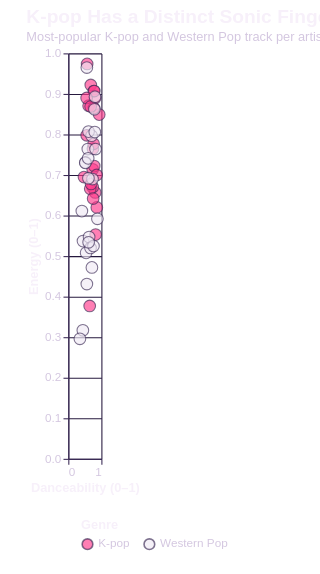

Vega-Lite specification for this chart:
### Vega-Lite specification from a JSON file in a GitHub repository (floating-point values rounded to 4 significant figures)
{"title": {"text": "K-pop Has a Distinct Sonic Fingerprint", "subtitle": "Most-popular K-pop and Western Pop track per artist (top 25 artists each, Spotify Kaggle dataset).", "anchor": "start", "fontSize": 18, "subtitleFontSize": 12, "subtitleColor": "#d4c7e0"}, "width": "container", "height": 380, "autosize": {"type": "fit-x", "contains": "padding"}, "config": {"view": {"stroke": null}, "axis": {"labelFontSize": 11, "titleFontSize": 12, "labelColor": "#d4c7e0", "titleColor": "#f7f0fa", "tickColor": "#3a2a55", "domainColor": "#3a2a55", "gridColor": "#26193e"}, "legend": {"orient": "bottom", "titleFontSize": 12, "labelFontSize": 11, "padding": 12, "offset": 12, "columns": 0, "labelColor": "#d4c7e0", "titleColor": "#f7f0fa"}, "background": "transparent", "title": {"color": "#f7f0fa", "subtitleColor": "#d4c7e0"}, "header": {"labelColor": "#f0e9f5", "titleColor": "#f0e9f5", "labelFontSize": 13, "labelFontWeight": "bold"}}, "data": {"values": [{"track": "After LIKE", "artist": "IVE", "popularity": 88, "duration_s": 177.0, "danceability": 0.68, "energy": 0.922, "valence": 0.799, "acousticness": 0.103, "speechiness": 0.121, "tempo": 125.0, "genre": "K-pop"}, {"track": "Shut Down", "artist": "BLACKPINK", "popularity": 87, "duration_s": 175.9, "danceability": 0.813, "energy": 0.657, "valence": 0.651, "acousticness": 0.00269, "speechiness": 0.0372, "tempo": 110.1, "genre": "K-pop"}, {"track": "Talk that Talk", "artist": "TWICE", "popularity": 86, "duration_s": 177.5, "danceability": 0.772, "energy": 0.907, "valence": 0.783, "acousticness": 0.136, "speechiness": 0.124, "tempo": 120.0, "genre": "K-pop"}, {"track": "Dynamite", "artist": "BTS", "popularity": 85, "duration_s": 199.1, "danceability": 0.746, "energy": 0.765, "valence": 0.737, "acousticness": 0.0112, "speechiness": 0.0993, "tempo": 114.0, "genre": "K-pop"}, {"track": "Rush Hour (Feat. j-hope of BTS)", "artist": "Crush", "popularity": 83, "duration_s": 177.3, "danceability": 0.738, "energy": 0.714, "valence": 0.74, "acousticness": 0.157, "speechiness": 0.249, "tempo": 95.03, "genre": "K-pop"}, {"track": "FEARLESS", "artist": "LE SSERAFIM", "popularity": 83, "duration_s": 168.4, "danceability": 0.863, "energy": 0.62, "valence": 0.432, "acousticness": 0.0508, "speechiness": 0.135, "tempo": 104.0, "genre": "K-pop"}, {"track": "CASE 143", "artist": "Stray Kids", "popularity": 82, "duration_s": 192.0, "danceability": 0.812, "energy": 0.89, "valence": 0.69, "acousticness": 0.0961, "speechiness": 0.209, "tempo": 100.0, "genre": "K-pop"}, {"track": "DICE", "artist": "NMIXX", "popularity": 82, "duration_s": 165.7, "danceability": 0.556, "energy": 0.798, "valence": 0.628, "acousticness": 0.0848, "speechiness": 0.254, "tempo": 131.1, "genre": "K-pop"}, {"track": "HOT", "artist": "SEVENTEEN", "popularity": 80, "duration_s": 197.6, "danceability": 0.765, "energy": 0.777, "valence": 0.64, "acousticness": 0.0539, "speechiness": 0.0399, "tempo": 111.9, "genre": "K-pop"}, {"track": "FOREVER 1", "artist": "Girls' Generation", "popularity": 79, "duration_s": 202.5, "danceability": 0.615, "energy": 0.871, "valence": 0.297, "acousticness": 0.0427, "speechiness": 0.0516, "tempo": 123.9, "genre": "K-pop"}, {"track": "MONEY", "artist": "LISA", "popularity": 78, "duration_s": 168.2, "danceability": 0.826, "energy": 0.553, "valence": 0.4, "acousticness": 0.163, "speechiness": 0.234, "tempo": 140.0, "genre": "K-pop"}, {"track": "Polaroid Love", "artist": "ENHYPEN", "popularity": 78, "duration_s": 184.6, "danceability": 0.738, "energy": 0.67, "valence": 0.651, "acousticness": 0.458, "speechiness": 0.0439, "tempo": 138.1, "genre": "K-pop"}, {"track": "Good Boy Gone Bad", "artist": "TOMORROW X TOGETHER", "popularity": 78, "duration_s": 191.0, "danceability": 0.475, "energy": 0.695, "valence": 0.552, "acousticness": 0.0159, "speechiness": 0.102, "tempo": 100.0, "genre": "K-pop"}, {"track": "SNEAKERS", "artist": "ITZY", "popularity": 78, "duration_s": 179.5, "danceability": 0.935, "energy": 0.849, "valence": 0.551, "acousticness": 0.0192, "speechiness": 0.0779, "tempo": 120.0, "genre": "K-pop"}, {"track": "New thing (Prod. ZICO) (Feat. Homies)", "artist": "ZICO", "popularity": 78, "duration_s": 147.4, "danceability": 0.775, "energy": 0.865, "valence": 0.663, "acousticness": 0.0453, "speechiness": 0.307, "tempo": 175.1, "genre": "K-pop"}, {"track": "Girls", "artist": "aespa", "popularity": 78, "duration_s": 240.4, "danceability": 0.57, "energy": 0.974, "valence": 0.65, "acousticness": 0.115, "speechiness": 0.325, "tempo": 172.0, "genre": "K-pop"}, {"track": "MORE", "artist": "j-hope", "popularity": 77, "duration_s": 180.0, "danceability": 0.783, "energy": 0.722, "valence": 0.306, "acousticness": 0.00537, "speechiness": 0.0357, "tempo": 97.03, "genre": "K-pop"}, {"track": "Psycho", "artist": "Red Velvet", "popularity": 75, "duration_s": 210.6, "danceability": 0.664, "energy": 0.666, "valence": 0.405, "acousticness": 0.193, "speechiness": 0.0446, "tempo": 140.0, "genre": "K-pop"}, {"track": "Love Shot", "artist": "EXO", "popularity": 74, "duration_s": 200.3, "danceability": 0.689, "energy": 0.678, "valence": 0.335, "acousticness": 0.0702, "speechiness": 0.119, "tempo": 145.9, "genre": "K-pop"}, {"track": "WA DA DA", "artist": "Kep1er", "popularity": 74, "duration_s": 183.7, "danceability": 0.785, "energy": 0.907, "valence": 0.685, "acousticness": 0.00122, "speechiness": 0.0938, "tempo": 126.0, "genre": "K-pop"}, {"track": "Guerrilla", "artist": "ATEEZ", "popularity": 74, "duration_s": 207.9, "danceability": 0.555, "energy": 0.89, "valence": 0.581, "acousticness": 0.00399, "speechiness": 0.132, "tempo": 182.0, "genre": "K-pop"}, {"track": "SOLO", "artist": "JENNIE", "popularity": 73, "duration_s": 169.6, "danceability": 0.752, "energy": 0.642, "valence": 0.388, "acousticness": 0.0861, "speechiness": 0.0869, "tempo": 95.04, "genre": "K-pop"}, {"track": "eight(Prod.&Feat. SUGA of BTS)", "artist": "IU", "popularity": 73, "duration_s": 167.6, "danceability": 0.676, "energy": 0.869, "valence": 0.594, "acousticness": 0.115, "speechiness": 0.0423, "tempo": 120.0, "genre": "K-pop"}, {"track": "Beatbox", "artist": "NCT DREAM", "popularity": 73, "duration_s": 205.1, "danceability": 0.857, "energy": 0.7, "valence": 0.773, "acousticness": 0.0411, "speechiness": 0.074, "tempo": 94.0, "genre": "K-pop"}, {"track": "Gone", "artist": "ROSÉ", "popularity": 72, "duration_s": 207.2, "danceability": 0.647, "energy": 0.377, "valence": 0.653, "acousticness": 0.594, "speechiness": 0.0375, "tempo": 79.94, "genre": "K-pop"}, {"track": "Unholy (feat. Kim Petras)", "artist": "Sam Smith", "popularity": 100, "duration_s": 156.9, "danceability": 0.714, "energy": 0.472, "valence": 0.238, "acousticness": 0.013, "speechiness": 0.0864, "tempo": 131.1, "genre": "Western Pop"}, {"track": "I'm Good (Blue)", "artist": "David Guetta", "popularity": 98, "duration_s": 175.2, "danceability": 0.561, "energy": 0.965, "valence": 0.304, "acousticness": 0.00383, "speechiness": 0.0343, "tempo": 128.0, "genre": "Western Pop"}, {"track": "Under The Influence", "artist": "Chris Brown", "popularity": 96, "duration_s": 184.6, "danceability": 0.733, "energy": 0.69, "valence": 0.31, "acousticness": 0.0635, "speechiness": 0.0427, "tempo": 117.0, "genre": "Western Pop"}, {"track": "I Ain't Worried", "artist": "OneRepublic", "popularity": 96, "duration_s": 148.5, "danceability": 0.704, "energy": 0.797, "valence": 0.825, "acousticness": 0.0826, "speechiness": 0.0475, "tempo": 140.0, "genre": "Western Pop"}, {"track": "As It Was", "artist": "Harry Styles", "popularity": 95, "duration_s": 167.3, "danceability": 0.52, "energy": 0.731, "valence": 0.662, "acousticness": 0.342, "speechiness": 0.0557, "tempo": 173.9, "genre": "Western Pop"}, {"track": "Glimpse of Us", "artist": "Joji", "popularity": 94, "duration_s": 233.5, "danceability": 0.44, "energy": 0.317, "valence": 0.268, "acousticness": 0.891, "speechiness": 0.0531, "tempo": 169.9, "genre": "Western Pop"}, {"track": "Sweater Weather", "artist": "The Neighbourhood", "popularity": 93, "duration_s": 240.4, "danceability": 0.612, "energy": 0.807, "valence": 0.398, "acousticness": 0.0495, "speechiness": 0.0336, "tempo": 124.1, "genre": "Western Pop"}, {"track": "Another Love", "artist": "Tom Odell", "popularity": 93, "duration_s": 244.4, "danceability": 0.445, "energy": 0.537, "valence": 0.131, "acousticness": 0.695, "speechiness": 0.04, "tempo": 122.8, "genre": "Western Pop"}, {"track": "Left and Right (Feat. Jung Kook of BTS)", "artist": "Charlie Puth", "popularity": 92, "duration_s": 154.5, "danceability": 0.881, "energy": 0.592, "valence": 0.719, "acousticness": 0.619, "speechiness": 0.0324, "tempo": 101.1, "genre": "Western Pop"}, {"track": "Calm Down (with Selena Gomez)", "artist": "Rema", "popularity": 92, "duration_s": 239.3, "danceability": 0.801, "energy": 0.806, "valence": 0.802, "acousticness": 0.382, "speechiness": 0.0381, "tempo": 107.0, "genre": "Western Pop"}, {"track": "Blinding Lights", "artist": "The Weeknd", "popularity": 91, "duration_s": 200.0, "danceability": 0.514, "energy": 0.73, "valence": 0.334, "acousticness": 0.00146, "speechiness": 0.0598, "tempo": 171.0, "genre": "Western Pop"}, {"track": "MIDDLE OF THE NIGHT", "artist": "Elley Duhé", "popularity": 90, "duration_s": 184.4, "danceability": 0.41, "energy": 0.611, "valence": 0.0899, "acousticness": 0.0228, "speechiness": 0.0467, "tempo": 185.7, "genre": "Western Pop"}, {"track": "Dandelions", "artist": "Ruth B.", "popularity": 90, "duration_s": 233.7, "danceability": 0.609, "energy": 0.692, "valence": 0.454, "acousticness": 0.0157, "speechiness": 0.0259, "tempo": 117.0, "genre": "Western Pop"}, {"track": "Until I Found You", "artist": "Stephen Sanchez", "popularity": 90, "duration_s": 177.7, "danceability": 0.539, "energy": 0.508, "valence": 0.227, "acousticness": 0.727, "speechiness": 0.0288, "tempo": 101.4, "genre": "Western Pop"}, {"track": "Running Up That Hill (A Deal With God)", "artist": "Kate Bush", "popularity": 90, "duration_s": 298.9, "danceability": 0.629, "energy": 0.547, "valence": 0.197, "acousticness": 0.72, "speechiness": 0.055, "tempo": 108.4, "genre": "Western Pop"}, {"track": "lovely (with Khalid)", "artist": "Billie Eilish", "popularity": 89, "duration_s": 200.2, "danceability": 0.351, "energy": 0.296, "valence": 0.12, "acousticness": 0.934, "speechiness": 0.0333, "tempo": 115.3, "genre": "Western Pop"}, {"track": "STAY (with Justin Bieber)", "artist": "The Kid LAROI", "popularity": 89, "duration_s": 141.8, "danceability": 0.591, "energy": 0.764, "valence": 0.478, "acousticness": 0.0383, "speechiness": 0.0483, "tempo": 169.9, "genre": "Western Pop"}, {"track": "One Kiss (with Dua Lipa)", "artist": "Calvin Harris", "popularity": 89, "duration_s": 214.8, "danceability": 0.791, "energy": 0.862, "valence": 0.592, "acousticness": 0.037, "speechiness": 0.11, "tempo": 124.0, "genre": "Western Pop"}, {"track": "Night Changes", "artist": "One Direction", "popularity": 88, "duration_s": 226.6, "danceability": 0.672, "energy": 0.52, "valence": 0.37, "acousticness": 0.859, "speechiness": 0.0353, "tempo": 120.0, "genre": "Western Pop"}, {"track": "Ghost", "artist": "Justin Bieber", "popularity": 88, "duration_s": 153.2, "danceability": 0.601, "energy": 0.741, "valence": 0.441, "acousticness": 0.185, "speechiness": 0.0478, "tempo": 154.0, "genre": "Western Pop"}, {"track": "Woman", "artist": "Doja Cat", "popularity": 88, "duration_s": 172.6, "danceability": 0.824, "energy": 0.764, "valence": 0.881, "acousticness": 0.0888, "speechiness": 0.0854, "tempo": 108.0, "genre": "Western Pop"}, {"track": "Heat Waves", "artist": "Glass Animals", "popularity": 88, "duration_s": 238.8, "danceability": 0.761, "energy": 0.525, "valence": 0.531, "acousticness": 0.44, "speechiness": 0.0944, "tempo": 80.87, "genre": "Western Pop"}, {"track": "Bad Habits", "artist": "Ed Sheeran", "popularity": 88, "duration_s": 230.7, "danceability": 0.807, "energy": 0.893, "valence": 0.537, "acousticness": 0.0451, "speechiness": 0.0347, "tempo": 126.0, "genre": "Western Pop"}, {"track": "drivers license", "artist": "Olivia Rodrigo", "popularity": 88, "duration_s": 242.0, "danceability": 0.561, "energy": 0.431, "valence": 0.137, "acousticness": 0.768, "speechiness": 0.0578, "tempo": 143.9, "genre": "Western Pop"}, {"track": "Don’t Blame Me", "artist": "Taylor Swift", "popularity": 88, "duration_s": 236.4, "danceability": 0.615, "energy": 0.534, "valence": 0.193, "acousticness": 0.106, "speechiness": 0.0386, "tempo": 135.9, "genre": "Western Pop"}]}, "mark": {"type": "circle", "size": 120, "opacity": 0.65, "stroke": "#3a2a55", "strokeWidth": 1}, "encoding": {"x": {"field": "danceability", "type": "quantitative", "title": "Danceability (0–1)", "scale": {"domain": [0, 1]}}, "y": {"field": "energy", "type": "quantitative", "title": "Energy (0–1)", "scale": {"domain": [0, 1]}}, "color": {"field": "genre", "type": "nominal", "title": "Genre", "scale": {"domain": ["K-pop", "Western Pop"], "range": ["#ff3b8c", "#f0e9f5"]}, "legend": {"orient": "bottom"}}, "tooltip": [{"field": "track", "title": "Track"}, {"field": "artist", "title": "Artist"}, {"field": "genre", "title": "Genre"}, {"field": "danceability", "title": "Danceability", "format": ".2f"}, {"field": "energy", "title": "Energy", "format": ".2f"}]}, "$schema": "https://vega.github.io/schema/vega-lite/v5.json", "padding": {"left": 24, "right": 24, "top": 8, "bottom": 8}}
